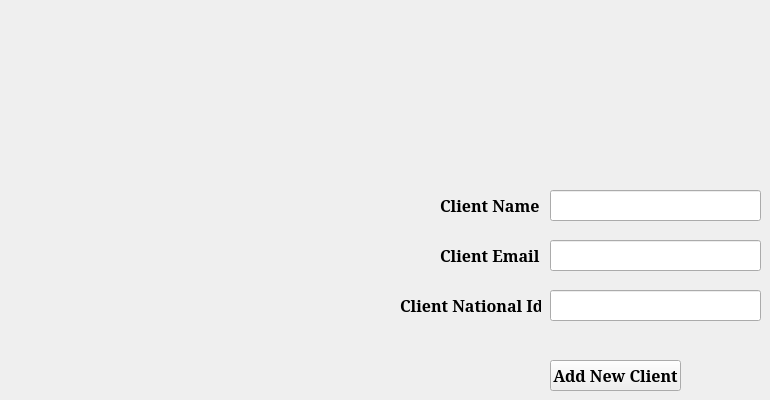
      <widget class="QWidget" name="tab_13">
       <attribute name="title">
        <string>Add New CLient</string>
       </attribute>
       <widget class="QPushButton" name="pushButton_22">
        <property name="geometry">
         <rect>
          <x>550</x>
          <y>360</y>
          <width>131</width>
          <height>31</height>
         </rect>
        </property>
        <property name="font">
         <font>
          <family>Constantia</family>
          <pointsize>12</pointsize>
          <weight>75</weight>
          <bold>true</bold>
         </font>
        </property>
        <property name="text">
         <string>Add New Client</string>
        </property>
       </widget>
       <widget class="QLabel" name="label_38">
        <property name="geometry">
         <rect>
          <x>440</x>
          <y>240</y>
          <width>101</width>
          <height>31</height>
         </rect>
        </property>
        <property name="font">
         <font>
          <family>Constantia</family>
          <pointsize>12</pointsize>
          <weight>75</weight>
          <bold>true</bold>
         </font>
        </property>
        <property name="text">
         <string>Client Email</string>
        </property>
       </widget>
       <widget class="QLineEdit" name="lineEdit_35">
        <property name="geometry">
         <rect>
          <x>550</x>
          <y>240</y>
          <width>211</width>
          <height>31</height>
         </rect>
        </property>
        <property name="font">
         <font>
          <pointsize>12</pointsize>
         </font>
        </property>
       </widget>
       <widget class="QLineEdit" name="lineEdit_36">
        <property name="geometry">
         <rect>
          <x>550</x>
          <y>190</y>
          <width>211</width>
          <height>31</height>
         </rect>
        </property>
        <property name="font">
         <font>
          <pointsize>12</pointsize>
         </font>
        </property>
        <property name="text">
         <string/>
        </property>
       </widget>
       <widget class="QLabel" name="label_39">
        <property name="geometry">
         <rect>
          <x>440</x>
          <y>190</y>
          <width>101</width>
          <height>31</height>
         </rect>
        </property>
        <property name="font">
         <font>
          <family>Constantia</family>
          <pointsize>12</pointsize>
          <weight>75</weight>
          <bold>true</bold>
         </font>
        </property>
        <property name="text">
         <string>Client Name</string>
        </property>
       </widget>
       <widget class="QLineEdit" name="lineEdit_37">
        <property name="geometry">
         <rect>
          <x>550</x>
          <y>290</y>
          <width>211</width>
          <height>31</height>
         </rect>
        </property>
        <property name="font">
         <font>
          <pointsize>12</pointsize>
         </font>
        </property>
       </widget>
       <widget class="QLabel" name="label_40">
        <property name="geometry">
         <rect>
          <x>400</x>
          <y>290</y>
          <width>141</width>
          <height>31</height>
         </rect>
        </property>
        <property name="font">
         <font>
          <family>Constantia</family>
          <pointsize>12</pointsize>
          <weight>75</weight>
          <bold>true</bold>
         </font>
        </property>
        <property name="text">
         <string>Client National Id</string>
        </property>
       </widget>
      </widget>
